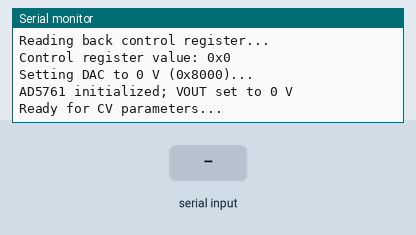
The sketch below on a simulated ESP32. Parts: the last lines printed to the serial monitor. The inputs (shaded band) are chosen by the test bench.

Above: at 1.2 s.
1.3 s: "START:\n" received over Serial
At 1.8 s:
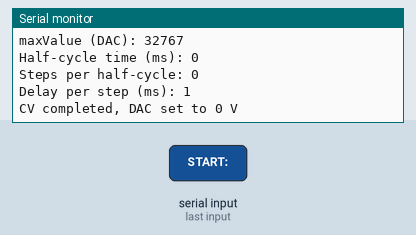
2.8 s: "STOP\n" received over Serial
At 3.9 s:
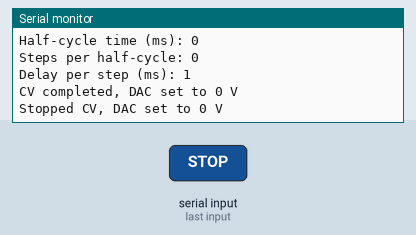

Measured:
- after the input at 1.3 s, the serial monitor: prints a new line at once (image 1)
- after the input at 2.8 s, the serial monitor: prints a new line at once (image 2)

The sketch:

SaxStat_V02_CV_AD5761_ADS1115.ino
```cpp
#include <SPI.h>
#include <Wire.h>
#include <Adafruit_ADS1X15.h>

// Pin definitions
#define CS_PIN    5   // AD5761 chip select (SPI)
#define SCK_PIN   18  // SPI clock
#define MOSI_PIN  23  // SPI MOSI
#define SDA_PIN   21  // I2C SDA for ADS1115
#define SCL_PIN   22  // I2C SCL for ADS1115

// AD5761 commands (from AD5761_Triangle_bipolar_1.5V_0.2Hz.txt)
#define CMD_WR_CTRL_REG       0x04  // Write control register
#define CMD_WR_UPDATE_DAC_REG 0x03  // Write and update DAC
#define CMD_SW_FULL_RESET     0x07  // Software reset
#define CMD_RD_CTRL_REG       0x05  // Read control register
#define CONTROL_REG_MINUS3_TO_PLUS3 0x005D  // -3V to +3V, straight binary
#define AD5761_CLOCK_RATE 1000000   // 1 MHz SPI

// CV Parameters (defaults, overridden by GUI)
float Vref = 2.5;           // ADR4525 Vref (V, measure to confirm)
float midpoint = 0.0;       // AD5761 midpoint (V)
float Vstart = 0.0;         // Start voltage after op-amp (V)
float Vend = 0.5;           // End voltage after op-amp (V)
float scanRate = 0.1;       // Scan rate (V/s)
int cycles = 1;             // Number of CV cycles
const float minAllowedVstart = -1.5; // Min Vstart (V)
const float maxAllowedVend = 1.5;    // Max Vend (V)

// Derived Parameters
const uint16_t maxDACValue = 65535; // 16-bit DAC
float minValueVoltage;              // DAC voltage for Vstart
float maxValueVoltage;              // DAC voltage for Vend
uint16_t minValue;                  // DAC value for Vstart
uint16_t maxValue;                  // DAC value for Vend
uint32_t halfCycleTimeMs;           // Half-cycle time (ms)
uint16_t stepSize;                  // DAC step size
uint32_t delayMs;                   // Delay per step (ms)

Adafruit_ADS1115 ads;               // ADS1115 instance
bool running = false;               // CV execution flag

// Initialize SPI and I2C
void setup() {
    Serial.begin(115200);
    while (!Serial) delay(10);

    // Initialize SPI for AD5761
    pinMode(CS_PIN, OUTPUT);
    digitalWrite(CS_PIN, HIGH);
    SPI.begin(SCK_PIN, -1, MOSI_PIN, CS_PIN);

    // Initialize I2C and ADS1115
    Wire.begin(SDA_PIN, SCL_PIN);
    if (!ads.begin(0x48)) { // I2C address 0x48 (ADDR to GND)
        Serial.println("Error: ADS1115 not found!");
        while (1);
    }
    ads.setGain(GAIN_ONE); // ±4.096V range

    // Initialize AD5761
    Serial.println("Starting AD5761 initialization...");
    ad5761_init();
    Serial.println("AD5761 initialized; VOUT set to 0 V");
    Serial.println("Ready for CV parameters...");
}

// Main loop
void loop() {
    // Check for serial input
    if (Serial.available() > 0) {
        String command = Serial.readStringUntil('\n');
        command.trim();

        if (command.startsWith("START:")) {
            parseParameters(command);
            configureCV();
            running = true;
        } else if (command == "STOP") {
            running = false;
            ad5761_write(CMD_WR_UPDATE_DAC_REG, 32768, 0); // Midpoint (0 V)
            Serial.println("Stopped CV, DAC set to 0 V");
        }
    }

    // Run CV if active
    if (running) {
        runCyclicVoltammetry();
        running = false;
        ad5761_write(CMD_WR_UPDATE_DAC_REG, 32768, 0);
        Serial.println("CV completed, DAC set to 0 V");
    }
}

// Parse serial command for CV parameters
void parseParameters(String command) {
    int firstColon = command.indexOf(':');
    int secondColon = command.indexOf(':', firstColon + 1);
    int thirdColon = command.indexOf(':', secondColon + 1);
    int fourthColon = command.indexOf(':', thirdColon + 1);

    Vstart = command.substring(firstColon + 1, secondColon).toFloat();
    Vend = command.substring(secondColon + 1, thirdColon).toFloat();
    scanRate = command.substring(thirdColon + 1, fourthColon).toFloat();
    cycles = command.substring(fourthColon + 1).toInt();

    if (Vstart < minAllowedVstart || Vend > maxAllowedVend || scanRate <= 0 || cycles < 1) {
        Serial.println("Error: Invalid parameters!");
        running = false;
        ad5761_write(CMD_WR_UPDATE_DAC_REG, 32768, 0);
        Serial.println("Error, DAC set to 0 V");
        return;
    }

    Serial.print("Received - Vstart: "); Serial.print(Vstart);
    Serial.print(" V, Vend: "); Serial.print(Vend);
    Serial.print(" V, Scan Rate: "); Serial.print(scanRate);
    Serial.print(" V/s, Cycles: "); Serial.println(cycles);
}

// Configure CV parameters
void configureCV() {
    // Map voltages to AD5761 (-3V to +3V, Vref = 2.5V)
    minValueVoltage = Vstart + midpoint; // e.g., 0 + 0 = 0 V
    maxValueVoltage = Vend + midpoint;   // e.g., 0.5 + 0 = 0.5 V
    minValue = (uint16_t)(((minValueVoltage + 3.0) / 6.0) * maxDACValue); // -1.5V = 16384
    maxValue = (uint16_t)(((maxValueVoltage + 3.0) / 6.0) * maxDACValue); // +1.5V = 49152

    float voltageRange = Vend - Vstart;
    halfCycleTimeMs = (uint32_t)((voltageRange / scanRate) * 1000); // e.g., 5000 ms
    stepSize = max(1, (maxValue - minValue) / 1000); // ~1000 steps
    uint32_t stepsPerHalf = (maxValue - minValue) / stepSize;
    delayMs = stepsPerHalf > 0 ? halfCycleTimeMs / stepsPerHalf : 1;

    Serial.print("minValue (DAC): "); Serial.println(minValue);
    Serial.print("maxValue (DAC): "); Serial.println(maxValue);
    Serial.print("Half-cycle time (ms): "); Serial.println(halfCycleTimeMs);
    Serial.print("Steps per half-cycle: "); Serial.println(stepsPerHalf);
    Serial.print("Delay per step (ms): "); Serial.println(delayMs);
}

// Run cyclic voltammetry
void runCyclicVoltammetry() {
    unsigned long lastStepTime = 0;
    for (int cycle = 0; cycle < cycles && running; cycle++) {
        uint16_t value = minValue;
        bool rising = true;

        while (running) {
            unsigned long currentTime = millis();
            if (currentTime - lastStepTime >= delayMs) {
                ad5761_write(CMD_WR_UPDATE_DAC_REG, value, 0);

                // Read ADS1115
                int16_t adcValue = ads.readADC_SingleEnded(0);
                float volts = adcValue * 4.096 / 32768;
                if (adcValue >= -32768 && adcValue <= 32767) {
                    Serial.print(volts); Serial.print(",");
                    float current = -(volts - 0.0) / (40000 / 1e6); // 40 kΩ, V_offset = 0 V
                    Serial.println(current);
                } else {
                    Serial.println("ADC:ERROR");
                }

                if (rising) {
                    if (value + stepSize > maxValue) {
                        value = maxValue;
                        rising = false;
                    } else {
                        value += stepSize;
                    }
                } else {
                    if (value < minValue + stepSize) {
                        value = minValue;
                        rising = true;
                        break;
                    } else {
                        value -= stepSize;
                    }
                }
                lastStepTime = currentTime;
            }

            // Check for STOP command
            if (Serial.available() > 0) {
                String command = Serial.readStringUntil('\n');
                command.trim();
                if (command == "STOP") {
                    running = false;
                    ad5761_write(CMD_WR_UPDATE_DAC_REG, 32768, 0);
                    Serial.println("Stopped CV, DAC set to 0 V");
                    break;
                }
            }
        }
    }
}

// AD5761 write function
void ad5761_write(uint8_t reg_addr_cmd, uint16_t reg_data, char cs) {
    uint8_t tx_data[3] = {
        reg_addr_cmd,
        (reg_data >> 8) & 0xFF,
        reg_data & 0xFF
    };
    SPI.beginTransaction(SPISettings(AD5761_CLOCK_RATE, MSBFIRST, SPI_MODE2));
    digitalWrite(CS_PIN, LOW);
    SPI.transfer(tx_data, 3);
    digitalWrite(CS_PIN, HIGH);
    SPI.endTransaction();
    delayMicroseconds(1);
}

// AD5761 read function
uint16_t ad5761_read(uint8_t reg_addr_cmd) {
    uint8_t tx_data[3] = { reg_addr_cmd, 0, 0 };
    uint8_t rx_data[3] = { 0, 0, 0 };
    SPI.beginTransaction(SPISettings(AD5761_CLOCK_RATE, MSBFIRST, SPI_MODE2));
    digitalWrite(CS_PIN, LOW);
    SPI.transfer(tx_data, 3);
    digitalWrite(CS_PIN, HIGH);
    delayMicroseconds(1);
    digitalWrite(CS_PIN, LOW);
    SPI.transfer(rx_data, 3);
    digitalWrite(CS_PIN, HIGH);
    SPI.endTransaction();
    return ((uint16_t)rx_data[1] << 8) | rx_data[2];
}

// Initialize AD5761
void ad5761_init() {
    Serial.println("Sending software full reset...");
    ad5761_write(CMD_SW_FULL_RESET, 0, 0);
    Serial.println("Writing control register (0x005D for -3 V to +3 V)...");
    ad5761_write(CMD_WR_CTRL_REG, CONTROL_REG_MINUS3_TO_PLUS3, 0);
    Serial.println("Reading back control register...");
    uint16_t ctrl_reg = ad5761_read(CMD_RD_CTRL_REG);
    Serial.print("Control register value: 0x");
    Serial.println(ctrl_reg, HEX);
    Serial.println("Setting DAC to 0 V (0x8000)...");
    ad5761_write(CMD_WR_UPDATE_DAC_REG, 32768, 0);
}
```
